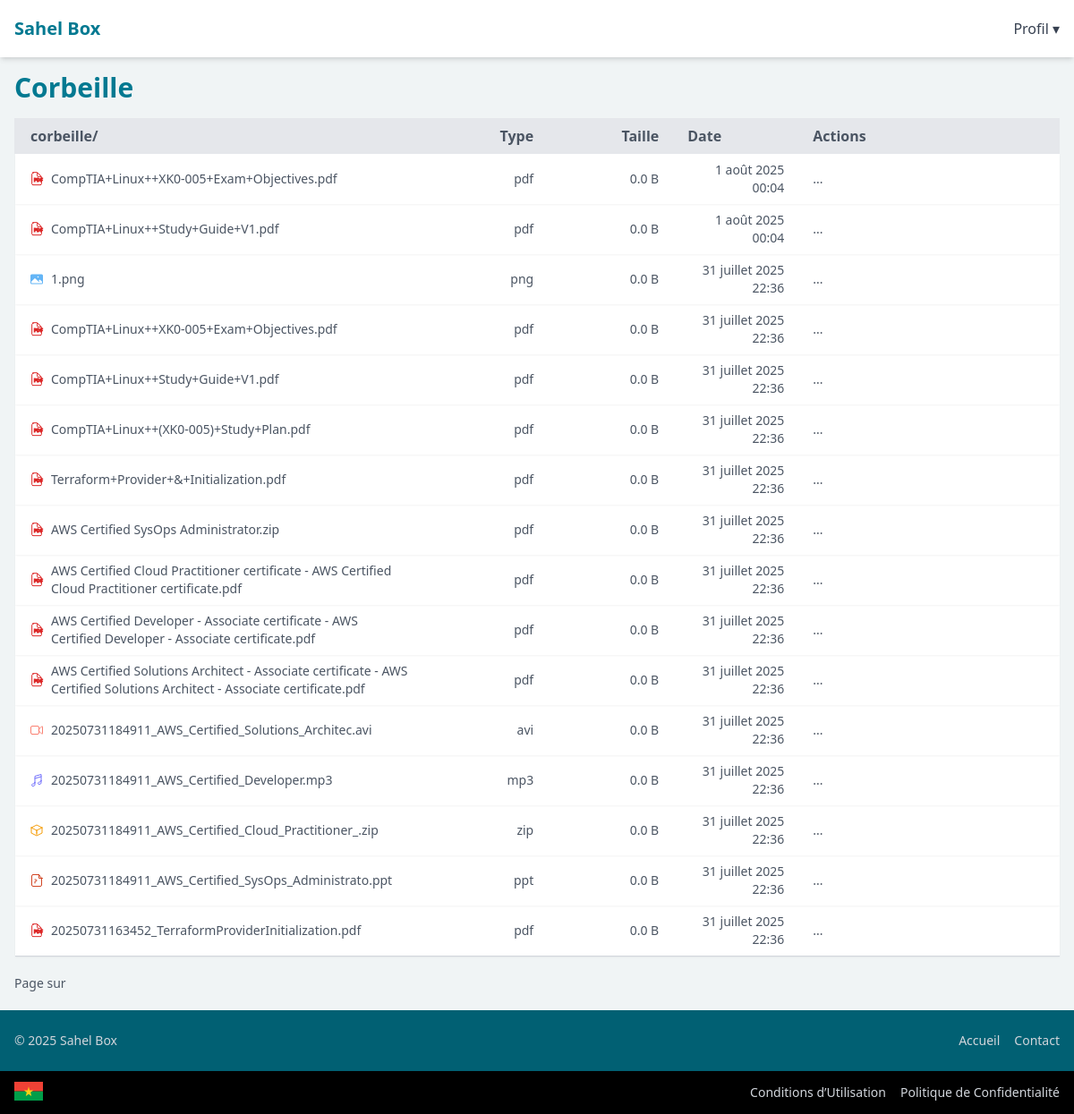
Before: /mon-box/corbeille (signed in) with the older database file.
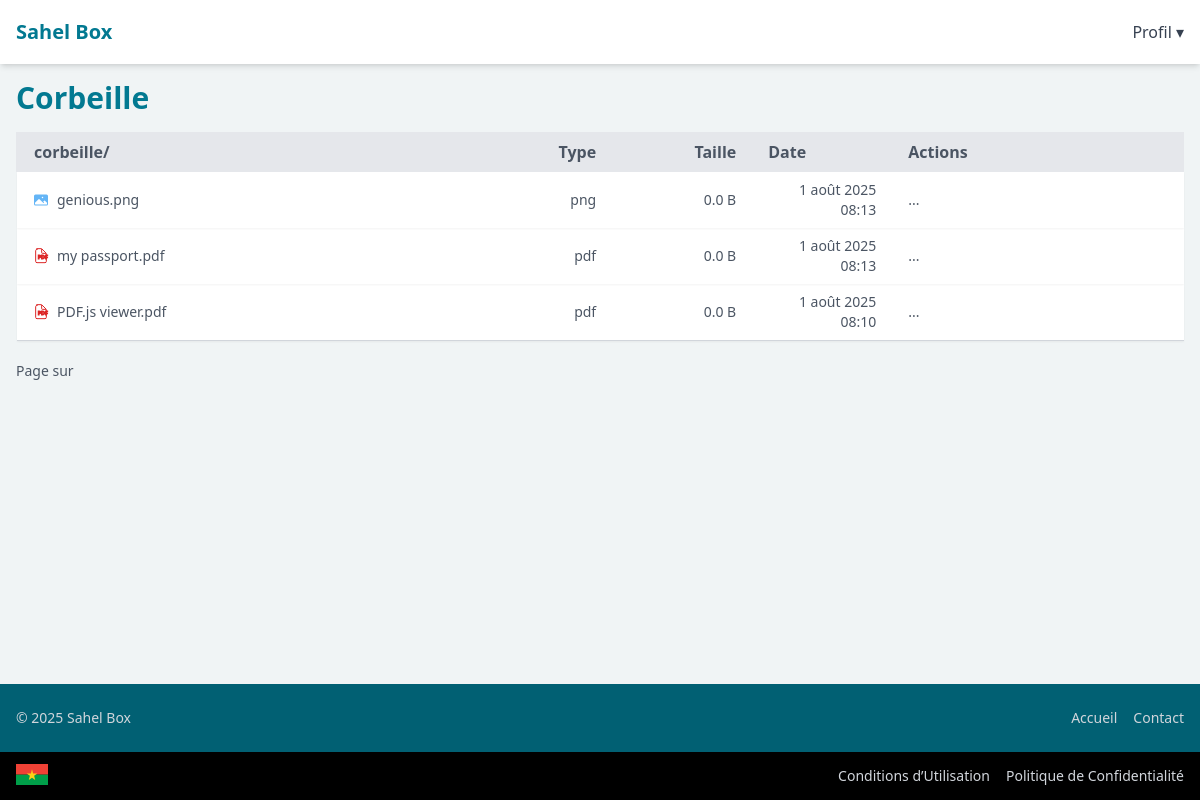
After: the same page with the newer database file.
### drive/models.py (models this page shows, shortened)
class FileRecord(models.Model):
    file = models.FileField(upload_to=user_directory_path)
    original_filename = models.CharField(max_length=255)
    description = models.TextField(blank=True)
    slug = models.SlugField(max_length=255, unique=True, blank=True)
    created_at = models.DateTimeField(auto_now_add=True)
    is_deleted = models.BooleanField(default=False)
    deleted_at = models.DateTimeField(null=True, blank=True)
    is_shared = models.BooleanField(default=False)
    shared_at = models.DateTimeField(null=True, blank=True)
    shared_uuid = models.UUIDField(default=uuid.uuid4, unique=True)
    download_limit = models.IntegerField(null=True, blank=True)
    download_count = models.PositiveIntegerField(default=0)
    last_accessed_at = models.DateTimeField(auto_now_add=True, null=True, blank=True)
    expires_at = models.DateTimeField(null=True, blank=True)
    is_favorite = models.BooleanField(default=False)
    folder = models.ForeignKey(
        'drive.FolderRecord',
        on_delete=models.SET_NULL,
        related_name='files',
        null=True,
        blank=True,
    )
    user = models.ForeignKey(
        get_user_model(),
        on_delete=models.CASCADE,
        related_name='files'
    )
    @property
    def size(self):
        if self.file and hasattr(self.file, 'path'):
            try:
                size_bytes = os.path.getsize(self.file.path)
                return size_bytes
            except OSError:
                return 0
        return 0
    @property
    def file_extension(self):
        name = self.file.name
        return os.path.splitext(name)[1].lower().lstrip('.')
    @property
    def display_name(self):
        return self.original_filename
    @property
    def display_type(self):
        return self.file_extension
    @property
    def display_type_group(self):
        ext = self.display_type.lower()
        categories = {
            'pdf': ['pdf'],
            'image': ['jpg', 'jpeg', 'png', 'gif', 'bmp', 'svg', 'webp', 'tiff'],
            'document': ['pdf', 'doc', 'docx', 'odt', 'rtf', 'txt', 'md'],
            'spreadsheet': ['xls', 'xlsx', 'csv', 'ods'],
            'presentation': ['ppt', 'pptx', 'odp'],
            'archive': ['zip', 'rar', '7z', 'tar', 'gz'],
            'audio': ['mp3', 'wav', 'ogg', 'aac', 'flac', 'm4a'],
            'video': ['mp4', 'webm', 'mov', 'avi', 'mkv', 'wmv', 'flv'],
        }
        for category, extensions in categories.items():
            if ext in extensions:
                return category
        return 'other'
    @property
    def display_size(self):
        return sizeof_fmt(self.size)
    class Meta:
        ordering = ['-created_at']

### drive/views.py (the view)
# urls.py: path('corbeille', views.trash_bin_view, name='my-trash'),
def trash_bin_view(request):
    files = FileRecord.objects.filter(
        user=request.user,
        is_deleted=True
    ).order_by('-deleted_at')
    return render(request, 'drive/trash-bin.html', {
        'files': files[:50]
    })

### drive/models.py (called while the page is built)
def sizeof_fmt(num, suffix="B"):
    for unit in ["", "K", "M", "G", "T", "P", "E", "Z"]:
        if abs(num) < 1024.0:
            return f"{num:.1f} {unit}{suffix}"
        num /= 1024.0
    return f"{num:.1f} Y{suffix}"

### drive/templates/drive/trash-bin.html (shortened to what this page needs)
{% extends 'base.html' %}
{% block content %}
<h1 class="text-xl md:text-2xl lg:text-3xl font-bold mb-4 text-[#027991]">Corbeille</h1>
<div>
    <table class="min-w-full border-b border-gray-300" id="file-table">
        <thead class="bg-gray-200">
            <tr>
                <th class="px-4 py-2 text-left text-md text-gray-600 font-semibold border-l-2 border-gray-200">
                    corbeille/
                </th>
                <th class="w-[20%] md:w-[12%] px-4 py-2 text-right text-md text-gray-600 font-semibold">
                    Type
                </th>
                <th class="w-[20%] md:w-[12%] px-4 py-2 text-right text-md text-gray-600 font-semibold">
                    Taille
                </th>
                <th class="w-[20%] md:w-[12%] px-4 py-2 text-left text-md text-gray-600 font-semibold">
                    Date
                </th>
                <th class="w-[25%] px-4 py-2 text-left text-md text-gray-600 font-semibold">
                    Actions
                </th>
            </tr>
        </thead>
        <tbody class="bg-white">
            {% for file in files %}
            <tr class="shadow shadow-sm group">
                <td class="px-4 py-2 text-sm text-gray-600">
                    <div class="text-sm flex space-x-2 items-center">
                        {% include 'partials/record-icon.html' with display_type_group=file.display_type_group %}
                        <span class="text-sm text-gray-600">{{file.display_name}}</span>
                    </div>
                </td>
                <td class="px-4 py-2 text-sm text-gray-600 text-right">
                    {{file.display_type}}
                </td>
                <td class="px-4 py-2 text-sm text-gray-600 text-right">
                    {{file.display_size}}
                </td>
                <td class="px-4 py-2 text-sm text-gray-600 text-right">
                    {{file.deleted_at}}
                </td>
                <td class="px-4 py-2 text-sm text-gray-600">
                    ...
                </td>
            </tr>
            {% endfor %}
        </tbody>
    </table>
    {% if files %}
    <div class="mt-4 flex gap-2">
        <span class="mr-3 py-1 text-gray-600 text-sm ">Page {{ files.number }} sur
            {{files.paginator.num_pages }}</span>
    </div>
    {% endif %}
</div>
{% endblock %}

### drive/templates/partials/record-icon.html (shortened to what this page needs)
    {% if display_type_group == 'pdf' %}
    <svg xmlns="http://www.w3.org/2000/svg" class="w-4 h-4 shrink-0 text-red-600" fill="none" viewBox="0 0 24 24"
        stroke="currentColor" stroke-width="1.5">
        <text x="7" y="17" fill="currentColor" font-size="8" font-weight="bold">PDF</text>
    </svg>
    {% endif %}

Changed rows visible on the page:
removed FileRecord: shows "PDF", display_name "CompTIA+Linux++XK0-005+Exam+Objectives.pdf", display_type "pdf", display_size "0.0 B", deleted_at "1 août 2025 00:04"
removed FileRecord: shows "PDF", display_name "CompTIA+Linux++Study+Guide+V1.pdf", display_type "pdf", display_size "0.0 B", deleted_at "1 août 2025 00:04"
removed FileRecord: display_name "1.png", display_type "png", display_size "0.0 B", deleted_at "31 juillet 2025 22:36"
removed FileRecord: shows "PDF", display_name "CompTIA+Linux++XK0-005+Exam+Objectives.pdf", display_type "pdf", display_size "0.0 B", deleted_at "31 juillet 2025 22:36"
removed FileRecord: shows "PDF", display_name "CompTIA+Linux++Study+Guide+V1.pdf", display_type "pdf", display_size "0.0 B", deleted_at "31 juillet 2025 22:36"
removed FileRecord: shows "PDF", display_name "CompTIA+Linux++(XK0-005)+Study+Plan.pdf", display_type "pdf", display_size "0.0 B", deleted_at "31 juillet 2025 22:36"
removed FileRecord: shows "PDF", display_name "Terraform+Provider+&+Initialization.pdf", display_type "pdf", display_size "0.0 B", deleted_at "31 juillet 2025 22:36"
removed FileRecord: shows "PDF", display_name "AWS Certified SysOps Administrator.zip", display_type "pdf", display_size "0.0 B", deleted_at "31 juillet 2025 22:36"
removed FileRecord: shows "PDF", display_name "AWS Certified Cloud Practitioner certificate - AWS Certified Cloud Practitioner certificate.pdf", display_type "pdf", display_size "0.0 B", deleted_at "31 juillet 2025 22:36"
removed FileRecord: shows "PDF", display_name "AWS Certified Developer - Associate certificate - AWS Certified Developer - Associate certificate.pdf", display_type "pdf", display_size "0.0 B", deleted_at "31 juillet 2025 22:36"
removed FileRecord: shows "PDF", display_name "AWS Certified Solutions Architect - Associate certificate - AWS Certified Solutions Architect - Associate certificate.pdf", display_type "pdf", display_size "0.0 B", deleted_at "31 juillet 2025 22:36"
removed FileRecord: display_name "20250731184911_AWS_Certified_Solutions_Architec.avi", display_type "avi", display_size "0.0 B", deleted_at "31 juillet 2025 22:36"
removed FileRecord: display_name "20250731184911_AWS_Certified_Developer.mp3", display_type "mp3", display_size "0.0 B", deleted_at "31 juillet 2025 22:36"
removed FileRecord: display_name "20250731184911_AWS_Certified_Cloud_Practitioner_.zip", display_type "zip", display_size "0.0 B", deleted_at "31 juillet 2025 22:36"
removed FileRecord: display_name "20250731184911_AWS_Certified_SysOps_Administrato.ppt", display_type "ppt", display_size "0.0 B", deleted_at "31 juillet 2025 22:36"
removed FileRecord: shows "PDF", display_name "20250731163452_TerraformProviderInitialization.pdf", display_type "pdf", display_size "0.0 B", deleted_at "31 juillet 2025 22:36"
added FileRecord: display_name "genious.png", display_type "png", display_size "0.0 B", deleted_at "1 août 2025 08:13"
added FileRecord: shows "PDF", display_name "my passport.pdf", display_type "pdf", display_size "0.0 B", deleted_at "1 août 2025 08:13"
added FileRecord: shows "PDF", display_name "PDF.js viewer.pdf", display_type "pdf", display_size "0.0 B", deleted_at "1 août 2025 08:10"
